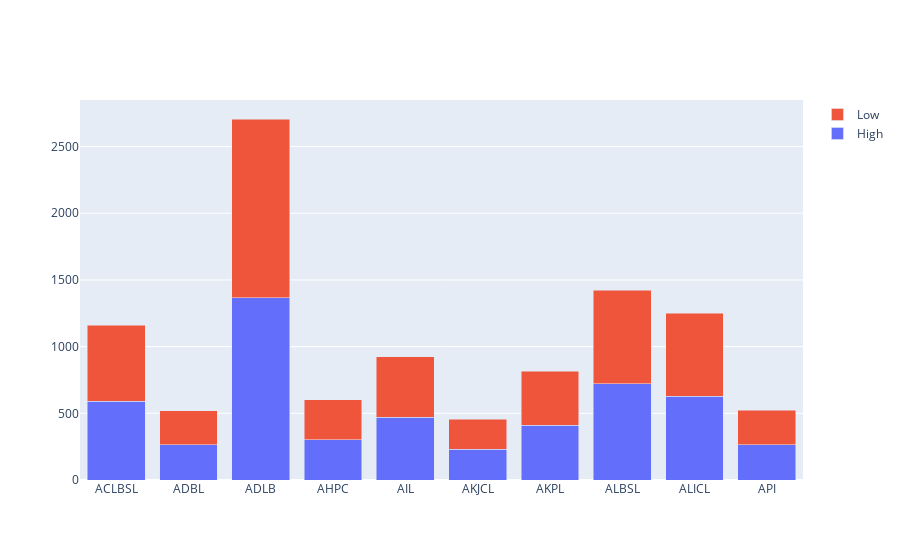

Notebook source saved alongside this figure:
### Code cell
import plotly.graph_objects as go

fig = go.Figure(data=[
    go.Bar(name='High', x=df['Symbol'][0:10], y=high),
    go.Bar(name='Low', x=df['Symbol'][0:10], y=low)
])
# Change the bar mode
fig.update_layout(barmode='stack')
fig.show()

### Figure 1 — Plotly figure (JSON) as saved in the notebook; plotly's stock layout.template omitted (floating-point values rounded to 4 significant figures)
{"data": [{"name": "High", "type": "bar", "x": ["ACLBSL", "ADBL", "ADLB", "AHPC", "AIL", "AKJCL", "AKPL", "ALBSL", "ALICL", "API"], "y": [589, 262.8, 1367.0, 303.5, 470, 230.9, 411.8, 721, 629.4, 263]}, {"name": "Low", "type": "bar", "x": ["ACLBSL", "ADBL", "ADLB", "AHPC", "AIL", "AKJCL", "AKPL", "ALBSL", "ALICL", "API"], "y": [572, 257.6, 1340, 299, 455.1, 226, 404, 700.3, 620, 260]}], "layout": {"barmode": "stack"}}
